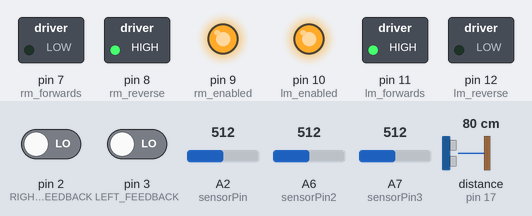
A sketch run on a simulated Arduino Nano, built with avr-gcc and run on an emulated ATmega328P. On the bench: switched loads named in the sketch (green lamp = pin HIGH), output pins drawn as LEDs (lit = HIGH). Inputs (shaded band) come from the test bench; at power-on: pin 2 (RIGHT_FEEDBACK) LOW, pin 3 (LEFT_FEEDBACK) LOW, A2 (sensorPin) = 512, A6 (sensorPin2) = 512, A7 (sensorPin3) = 512, distance to the obstacle (sensor on pin 17) 80 cm. The echo pulse lasts 58.3 µs per cm; what the sketch prints to the serial monitor is not drawn. At 4.0 s the program stops and its outputs stay as they are.

Above: at 0.1 s.
At 3.1 s:
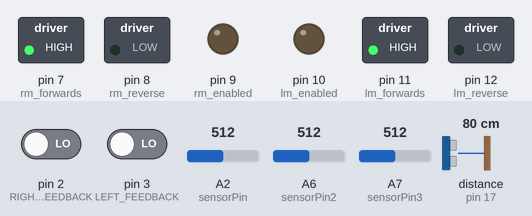
At 3.78 s:
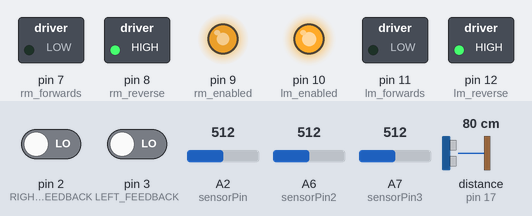
Timing chart, 0 to 5.5 s (numbered marks = the images above):
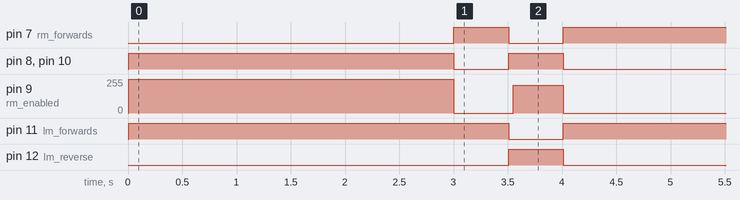

Measured:
- by itself, pin 7 (rm_forwards), pin 11 (lm_forwards): HIGH → LOW at 3.5 s, → HIGH 0.50 s later
- by itself, pin 8 (rm_reverse): HIGH → LOW at 3.0 s, → HIGH 0.51 s later, → LOW 0.50 s later
- by itself, pin 9 (rm_enabled): 255/255 → 0/255 at 3.0 s, → 210/255 0.55 s later, → 0/255 0.46 s later
- by itself, pin 10 (lm_enabled): HIGH → LOW at 3.0 s, → HIGH 0.51 s later, → LOW 0.51 s later
- by itself, pin 12 (lm_reverse): LOW → HIGH at 3.5 s, → LOW 0.50 s later

The sketch:

story14.ino
```cpp
#include <NewPing.h>

int rm_enabled = 9;//ENB
int lm_enabled = 10;//ENA
int rm_reverse = 8; //IN3
int lm_forwards = 11;//IN2
int rm_forwards = 7; //IN4
int lm_reverse = 12; //IN1

const int RIGHT_FEEDBACK = 2;
const int LEFT_FEEDBACK = 3;

volatile int leftcounter = 0;
volatile int rightcounter = 0;

int sensorPin = A2;    // select the input pin for the potentiometer
int sensorPin2 = A6;
int sensorPin3 = A7;
int sensorValueR = 0;
int sensorValueM = 0;
int sensorValueL = 0; // variable to store the value coming from the sensor

int fullRotationTime = 3000;
int brightestTime = 0;
int brightestLight = 1000;

int floor_dist = 0;

#define TRIGGER_PIN  13  // Arduino pin tied to trigger pin on the ultrasonic sensor.
#define ECHO_PIN     17  // Arduino pin tied to echo pin on the ultrasonic sensor.
#define MAX_DISTANCE 100 // Maximum distance we want to ping for (in centimeters). Maximum sensor distance is rated at 400-500cm.

NewPing sonar(TRIGGER_PIN, ECHO_PIN, MAX_DISTANCE); // NewPing setup of pins and maximum distance.

void setup() {
  Serial.begin(115200);

  pinMode(rm_enabled, OUTPUT);
  pinMode(lm_enabled, OUTPUT);

  pinMode(rm_reverse, OUTPUT);
  pinMode(lm_forwards, OUTPUT);

  pinMode(rm_forwards, OUTPUT);
  pinMode(lm_reverse, OUTPUT);

  attachInterrupt(digitalPinToInterrupt(LEFT_FEEDBACK), LeftMotorISR, RISING);
  attachInterrupt(digitalPinToInterrupt(RIGHT_FEEDBACK), RightMotorISR, RISING);

  sonar.ping_cm();


  set_speed(255, -255); // Spin

  while(true){
    sensorValueR = analogRead(sensorPin);
    sensorValueM = analogRead(sensorPin2);
    sensorValueL = analogRead(sensorPin3);

    int sensorAverage = ((sensorValueR + sensorValueM + sensorValueL) / 3);

    if (brightestLight > sensorAverage) { // Record brighest time and intcity
      brightestLight = sensorAverage;
      brightestTime = millis();
      Serial.print("1: ");
      Serial.println(sensorValueR);
      Serial.print("2: ");
      Serial.println(sensorValueM);
      Serial.print("3: ");
      Serial.println(sensorValueL);
      Serial.print("Brightest: ");
      Serial.println(brightestLight);
      Serial.print("Brightest Time: ");
      Serial.println(brightestTime);
      Serial.println("-");
    }

    if (millis() >= fullRotationTime){ // Once rotation is complete
      // Turn until it is pointing at the brightest soruce
      set_speed(0,0);
      delay(500);
      turn_right(brightestTime);
      // Go towards light source
      set_speed(255,255);
      break;
    }
  }

}

void turn_right(int D) {
  set_speed(255, -255);
  delay(D);
  set_speed(0, 0);
}

void turn_left(int D) {
  set_speed(-255, 255);
  delay(D);
  set_speed(0, 0);
}

void set_speed(int l_speed, int r_speed){
  if(l_speed < 0) {
    analogWrite(lm_enabled, -l_speed);
    digitalWrite(lm_forwards, LOW);
    digitalWrite(lm_reverse, HIGH);
  } else {
    analogWrite(lm_enabled, l_speed);
    digitalWrite(lm_reverse, LOW);
    digitalWrite(lm_forwards, HIGH);
  }

  if(r_speed < 0) {
    analogWrite(rm_enabled, -r_speed);
    digitalWrite(rm_forwards, LOW);
    digitalWrite(rm_reverse, HIGH);
  } else {
    analogWrite(rm_enabled, r_speed);
    digitalWrite(rm_reverse, LOW);
    digitalWrite(rm_forwards, HIGH);
  }
}

int get_dist() {
  return (rightcounter + leftcounter) / 2;
}

void forward(){
  const int turn_offset = 25; // Counters the turn
  const int speed_offset = 15; // Speed change
  if(leftcounter == rightcounter){
      set_speed(255 - speed_offset,210 - turn_offset - speed_offset);
    }
    if(leftcounter > rightcounter){
      set_speed(255 - speed_offset ,255 - turn_offset - speed_offset);
    }
    if(leftcounter < rightcounter){
      set_speed(255 - turn_offset - speed_offset,255  - speed_offset);
    }
}


void loop() {
    sensorValueR = analogRead(sensorPin);
    sensorValueM = analogRead(sensorPin2);
    sensorValueL = analogRead(sensorPin3);

    int lightVarience = 170;

    floor_dist = sonar.ping_cm();

    if (floor_dist < 17){

      if (sensorValueR > sensorValueL + lightVarience){ // Brighter on left
        set_speed(-255,255); // turn Left
      }
       else if (sensorValueL > sensorValueR + lightVarience){ // Brighter on right
        set_speed(255,-255); // turn right
      } else { // Else fowards
        set_speed(255, 255);
      }

    } else {
      set_speed(-255, -210);
      delay(500);
      set_speed(0,0);
      exit(0);
    }

}

void LeftMotorISR() {
  leftcounter++;
}

void RightMotorISR(){
  rightcounter++;
}
```
